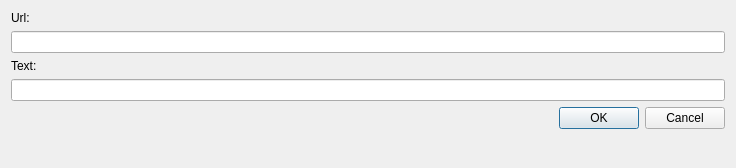
<?xml version="1.0" encoding="UTF-8"?>
<ui version="4.0">
 <class>UrlDialog</class>
 <widget class="QDialog" name="UrlDialog">
  <property name="geometry">
   <rect>
    <x>0</x>
    <y>0</y>
    <width>736</width>
    <height>168</height>
   </rect>
  </property>
  <property name="windowTitle">
   <string>Dialog</string>
  </property>
  <layout class="QVBoxLayout" name="verticalLayout_2">
   <item>
    <layout class="QVBoxLayout" name="verticalLayout">
     <item>
      <widget class="QLabel" name="urlLabel">
       <property name="text">
        <string>Url:</string>
       </property>
      </widget>
     </item>
     <item>
      <widget class="QLineEdit" name="urlLE"/>
     </item>
     <item>
      <widget class="QLabel" name="labetextLabell">
       <property name="text">
        <string>Text:</string>
       </property>
      </widget>
     </item>
     <item>
      <widget class="QLineEdit" name="textLE"/>
     </item>
     <item>
      <widget class="QDialogButtonBox" name="buttonBox">
       <property name="orientation">
        <enum>Qt::Orientation::Horizontal</enum>
       </property>
       <property name="standardButtons">
        <set>QDialogButtonBox::StandardButton::Cancel|QDialogButtonBox::StandardButton::Ok</set>
       </property>
      </widget>
     </item>
     <item>
      <spacer name="verticalSpacer">
       <property name="orientation">
        <enum>Qt::Orientation::Vertical</enum>
       </property>
       <property name="sizeHint" stdset="0">
        <size>
         <width>20</width>
         <height>40</height>
        </size>
       </property>
      </spacer>
     </item>
    </layout>
   </item>
  </layout>
 </widget>
 <resources/>
 <connections>
  <connection>
   <sender>buttonBox</sender>
   <signal>accepted()</signal>
   <receiver>UrlDialog</receiver>
   <slot>accept()</slot>
   <hints>
    <hint type="sourcelabel">
     <x>248</x>
     <y>254</y>
    </hint>
    <hint type="destinationlabel">
     <x>157</x>
     <y>274</y>
    </hint>
   </hints>
  </connection>
  <connection>
   <sender>buttonBox</sender>
   <signal>rejected()</signal>
   <receiver>UrlDialog</receiver>
   <slot>reject()</slot>
   <hints>
    <hint type="sourcelabel">
     <x>316</x>
     <y>260</y>
    </hint>
    <hint type="destinationlabel">
     <x>286</x>
     <y>274</y>
    </hint>
   </hints>
  </connection>
 </connections>
</ui>
